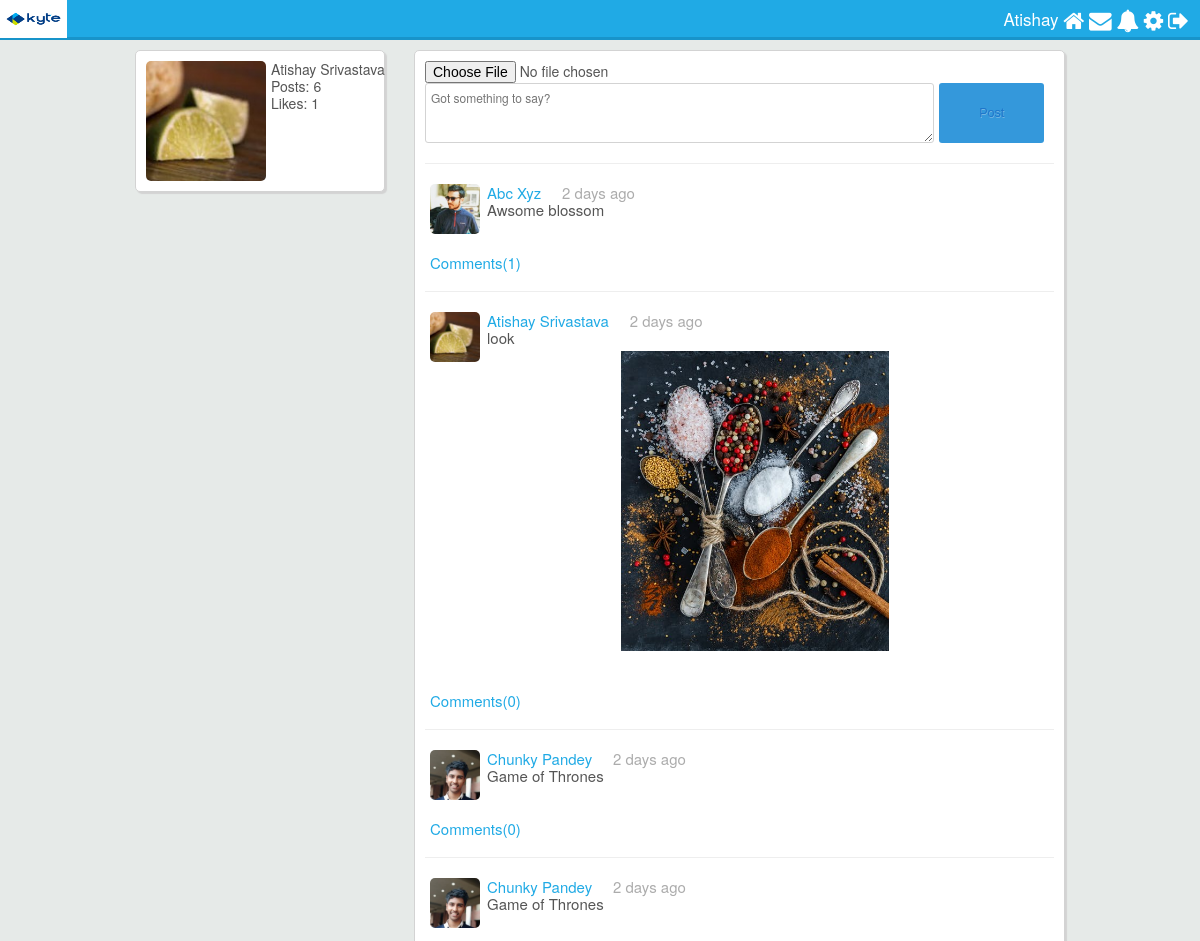
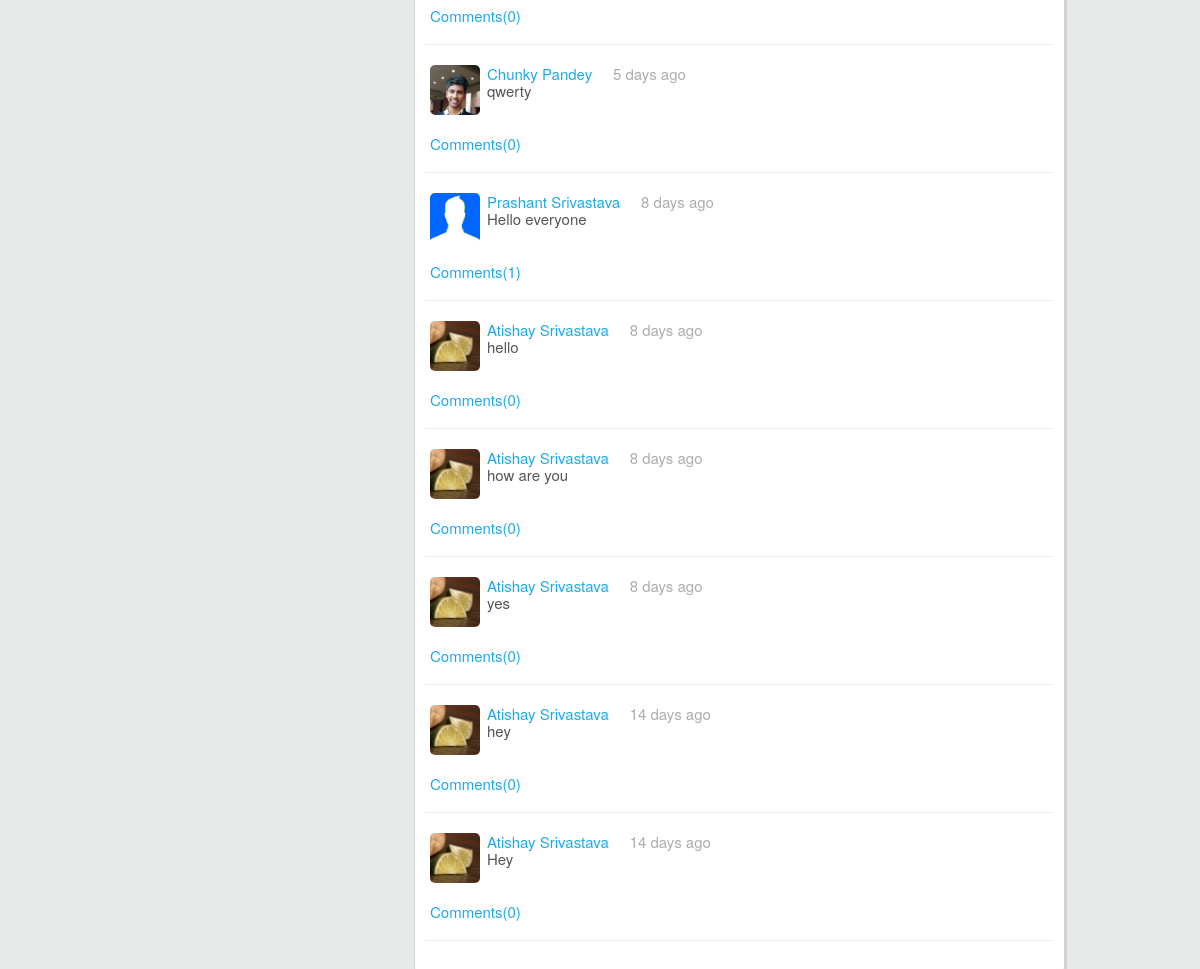
Screenshot of /profile.php (signed in) with the database file from the repository (2 pictures, top to bottom).
### tables this page shows
CREATE TABLE `users` (
  `id` int(11) NOT NULL,
  `first_name` varchar(25) NOT NULL,
  `last_name` varchar(25) NOT NULL,
  `username` bigint(20) NOT NULL,
  `email` varchar(100) NOT NULL,
  `password` varchar(255) NOT NULL,
  `signup_date` date NOT NULL,
  `profile_pic` varchar(255) NOT NULL,
  `num_posts` int(11) NOT NULL,
  `num_likes` int(11) NOT NULL,
  `user_closed` varchar(3) NOT NULL,
  `friend_array` text NOT NULL
);

CREATE TABLE `posts` (
  `id` int(11) NOT NULL,
  `body` text NOT NULL,
  `added_by` varchar(60) NOT NULL,
  `user_to` varchar(60) NOT NULL,
  `date_added` datetime NOT NULL,
  `user_closed` varchar(3) NOT NULL,
  `deleted` varchar(3) NOT NULL,
  `likes` int(11) NOT NULL,
  `image` varchar(500) NOT NULL
);

### includes/classes/Post.php (the view, shortened to what this page needs)
<?php
class Post {
	private $con;
	public function __construct($con, $user){
		$this->con = $con;
	}
	public function loadPostsFriends() {
			$str = "";
			$data_query = mysqli_query($this->con, "SELECT * FROM posts WHERE deleted='no' ORDER BY id DESC");
			if(mysqli_num_rows($data_query) > 0) {
				while($row = mysqli_fetch_array($data_query)) {
					$id = $row['id'];
					$body = $row['body'];
					$added_by = $row['added_by'];
					$date_time = $row['date_added'];
					$imagePath = $row['image'];
					if($row['user_to'] == "none") {
						$user_to = "";
					}
						$user_details_query = mysqli_query($this->con, "SELECT first_name, last_name, profile_pic FROM users WHERE username='$added_by'");
						$user_row = mysqli_fetch_array($user_details_query);
						$first_name = $user_row['first_name'];
						$last_name = $user_row['last_name'];
						$profile_pic = $user_row['profile_pic'];
						?>
						<?php
						$comments_check = mysqli_query($this->con, "SELECT * FROM comments WHERE post_id='$id'");
						$comments_check_num = mysqli_num_rows($comments_check);
						$date_time_now = date("Y-m-d H:i:s");
						$start_date = new DateTime($date_time);
						$end_date = new DateTime($date_time_now);
						$interval = $start_date->diff($end_date);
						if($interval->y >= 1) {
							if($interval == 1)
								$time_message = $interval->y . " year ago";
							else
								$time_message = $interval->y . " years ago";
						}
						else if($interval->d >= 1) {
							if($interval->d == 1) {
								$time_message = "Yesterday";
							}
							else {
								$time_message = $interval->d . " days ago";
							}
						}
						if($imagePath != "") {
							$imageDiv = "<div class = 'postedImage'>
							<img src = '$imagePath'></div>";
						}
						else{
							$imageDiv = "";
						}
						$str .= "<div class='status_post' onClick='javascript:toggle$id()'>
									<div class='post_profile_pic'>
										<img src='$profile_pic' width='50'>
									</div>
									<div class='posted_by' style='color:#ACACAC;'>
										<a href='$added_by'> $first_name $last_name </a> $user_to &nbsp;&nbsp;&nbsp;&nbsp;$time_message
									</div>
									<div id='post_body'>
										$body
										<br>
										$imageDiv
										<br>
										<br>
									</div>
									<div class='newsfeedPostOptions'>
										Comments($comments_check_num)&nbsp;&nbsp;&nbsp;
										<iframe src='like.php?post_id=$id' scrolling='no'></iframe>
									</div>
								</div>
								<div class='post_comment' id='toggleComment$id' style='display:none;'>
									<iframe src='comment_frame.php?post_id=$id' id='comment_iframe' frameborder='0'></iframe>
								</div>
								<hr>";
					}
			}
			echo $str;
		}
}
?>

### includes/header.php (shortened to what this page needs)
<?php
require 'config/config.php';
if (isset($_SESSION['username'])) {
	$userLoggedIn = $_SESSION['username'];
	$user_details_query = mysqli_query($con, "SELECT * FROM users WHERE username='$userLoggedIn'");
	$user = mysqli_fetch_array($user_details_query);
}
else {
	header("Location: index.php");
}
?>
<html>
<head>
	<link rel="stylesheet" href="//maxcdn.bootstrapcdn.com/font-awesome/4.3.0/css/font-awesome.min.css">
	<link rel="stylesheet" type="text/css" href="assets/css/bootstrap.css">
	<link rel="stylesheet" href="assets/css/style.css">
	<link rel="stylesheet" href="assets/css/jquery.Jcrop.css" type="text/css">
</head>
<body>
	<div class="top_bar">
		<div class="logo">
			<img src="assets/images/kyte.png"  height="38px" width="67px">
		</div>
		<nav>
			<a href="profile.php">
				<?php echo $user['first_name']; ?>
			</a>
			<a href="profile.php">
				<i class="fa fa-home fa-lg"></i>
			</a>
			<a href="profile.php">
				<i class="fa fa-envelope fa-lg"></i>
			</a>
			<a href="profile.php">
				<i class="fa fa-bell fa-lg"></i>
			</a>
			<a href="settings.php">
				<i class="fa fa-cog fa-lg"></i>
			</a>
			<a href="includes/handlers/logout.php">
				<i class="fa fa-sign-out fa-lg"></i>
			</a>
		</nav>
	</div>
	<div class="wrapper">

### profile.php (shortened to what this page needs)
<?php
include("includes/header.php");
include("includes/classes/Post.php");
 ?>
	<div class="user_details column">
	 <img src="<?php echo $user['profile_pic']; ?>">
		<div class="user_details_left_right">
			<?php
			echo $user['first_name'] . " " . $user['last_name'];
			 ?>
			<br>
			<?php echo "Posts: " . $user['num_posts']. "<br>";
			echo "Likes: " . $user['num_likes'];
			?>
		</div>
	</div>
	<div class="main_column column">
		<form class="post_form" action="profile.php" method="POST" enctype = "multipart/form-data">
		    <input type ="file" name = "FileToUpload" id = "FileToUpload">
			<textarea name="post_text" id="post_text" placeholder="Got something to say?"></textarea>
			<input type="submit" name="post" id="post_button" value="Post">
			<hr>
		</form>
				<?php
			$post = new Post($con, $userLoggedIn);
			$post->loadPostsFriends();
				?>
	</div>
	</div>
</body>
</html>

### assets/css/style.css (style rules this page uses)
body { line-height: 17px; background-color: #E6EAE8; }
a { color: #20AAE5; text-decoration: none; }
.top_bar { width: 100%; min-width: 1050px; height: 40px; background-color: #20aae5; border-bottom: 0.25em solid #1894ca; margin: 0 0 10px 0; display: inline-flex; position: fixed; z-index: 10; }
nav { float: right; right: 1px; position: absolute; margin: 10px; }
nav a { position: relative; color: #fff; text-decoration: none; font-size: 17px; }
.wrapper { margin: 0 auto; top: 50px; position: relative; padding: 0 10px; width: 75%; min-width: 950px; }
.column { background-color: #fff; padding: 10px; border: 1px solid #D3D3D3; border-radius: 5px; box-shadow: 2px 2px 1px #D3D3D3; z-index: -1; color: #555; }
.user_details { width: 250px; float: left; margin-bottom: 20px; }
.user_details img { height: 120px; border-radius: 5px; margin-right: 5px; }
.user_details_left_right { width: 120px; display: inline-table; position: absolute; }
.main_column { float:right; width: 70%; z-index: -1; min-height: 170px; }
.post_form { width: 100%; }
.post_form textarea { width: 81%; height: 60px; border-radius: 3px; margin-right: 5px; border: 1px solid #D3D3D3; font-size: 12px; padding: 5px; }
.post_form input[type="submit"] { width: 11%; height: 60px; border: none; border-radius: 3px; background-color: #3498db; font-family: 'Bellota-BoldItalic', sans-serif; color: #1E75CA; text-shadow: #73B6E2 0.5px 0.5px 0px; font-size: 90%; position: absolute; outline: 0; margin: 0; }
.status_post { width: 96%; font-size: 15px; padding: 0px 5px; min-height: 75px; cursor:pointer; }
.post_profile_pic { float: left; margin-right: 7px; }
.post_profile_pic img { border-radius: 5px; }
.newsfeedPostOptions { padding: 0px; text-decoration: none; color:#20AAE5; border:none; }
.newsfeedPostOptions iframe { border: 0px; height: 17px; width: 120px; }
.postedImage img { max-height: 300px; max-width: 100%; display: block; margin: 5px auto; }

### includes/classes/Post.php (style rules this page uses)
.post_form { width: 100%; }
.post_form textarea { width: 81%; height: 60px; border-radius: 3px; margin-right: 5px; border: 1px solid #D3D3D3; font-size: 12px; padding: 5px; }
.post_form input[type="submit"] { width: 11%; height: 60px; border: none; border-radius: 3px; background-color: #3498db; font-family: 'Bellota-BoldItalic', sans-serif; color: #1E75CA; text-shadow: #73B6E2 0.5px 0.5px 0px; font-size: 90%; position: absolute; outline: 0; margin: 0; }
.status_post { width: 96%; font-size: 15px; padding: 0px 5px; min-height: 75px; cursor:pointer; }
.post_profile_pic { float: left; margin-right: 7px; }
.post_profile_pic img { border-radius: 5px; }
.newsfeedPostOptions { padding: 0px; text-decoration: none; color:#20AAE5; border:none; }
.newsfeedPostOptions iframe { border: 0px; height: 17px; width: 120px; }

### rows the page displays
users: first_name "Atishay", profile_pic (picture), last_name "Srivastava", num_posts "6", num_likes "1", first_name "Atishay Atishay Atishay Atishay Atishay Atishay", last_name "Srivastava Srivastava Srivastava Srivastava Srivastava Srivastava"
users: profile_pic (picture), first_name "Abc", last_name "Xyz"
posts: date_added "2 days ago", body "Awsome blossom"
posts: date_added "2 days ago", body "look", image (picture)
users: profile_pic (picture), first_name "Chunky Chunky Chunky", last_name "Pandey Pandey Pandey"
posts: date_added "2 days ago", body "Game of Thrones"
posts: date_added "2 days ago", body "Game of Thrones"
posts: date_added "5 days ago", body "qwerty"
users: profile_pic (picture), first_name "Prashant", last_name "Srivastava"
posts: date_added "8 days ago", body "Hello everyone"
posts: date_added "8 days ago", body "hello"
posts: date_added "8 days ago", body "how are you"
posts: date_added "8 days ago", body "yes"
posts: date_added "14 days ago", body "hey"
posts: date_added "14 days ago", body "Hey"

### other values shown
$comments_check_num "1 0 0 0 0 1 0 0 0 0 0"
